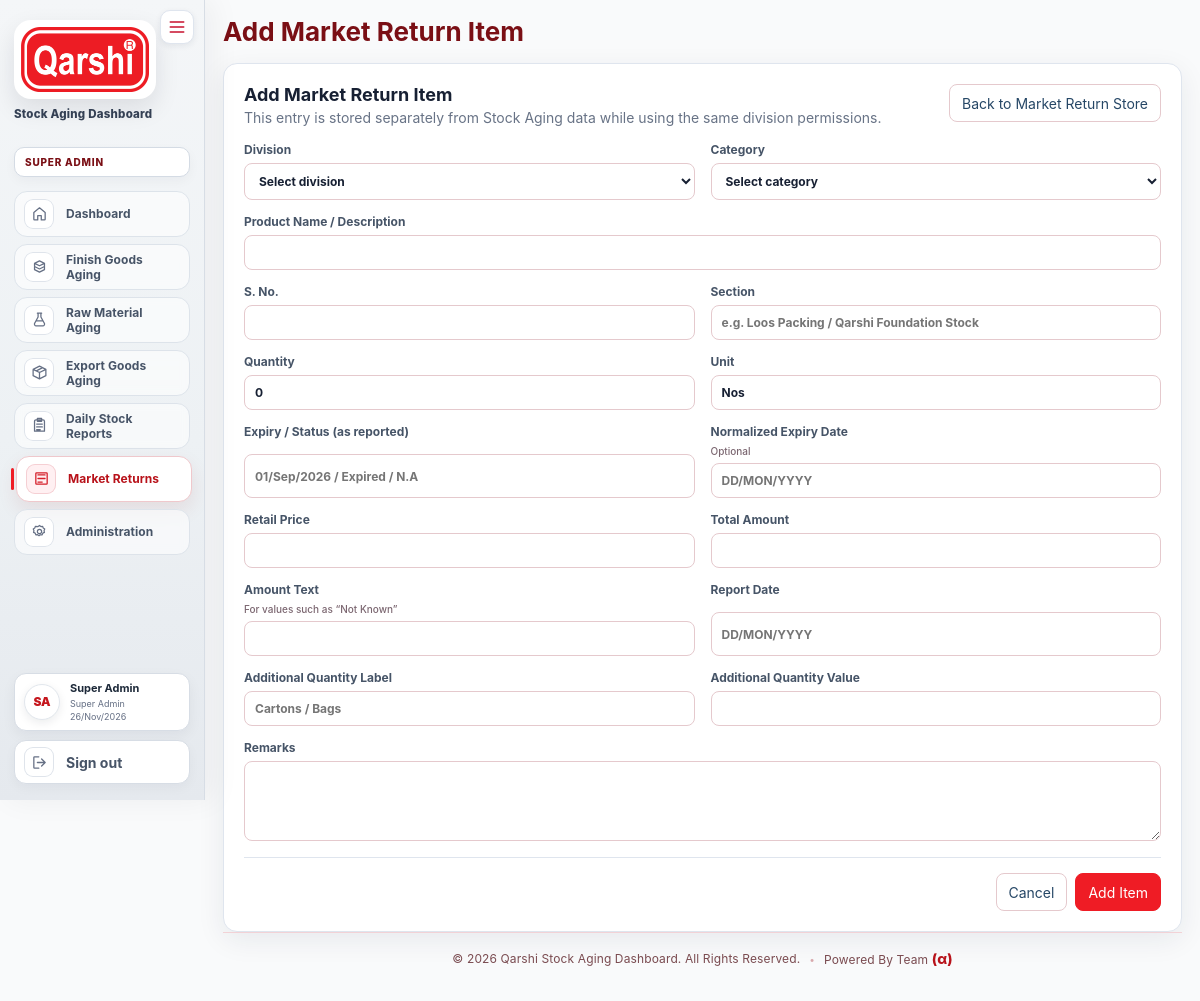
The app's page /market-return/create (signed in) with its own data.
### tables this page shows
CREATE TABLE users (
    id INT UNSIGNED AUTO_INCREMENT PRIMARY KEY,
    division_id INT UNSIGNED NULL,
    name VARCHAR(120) NOT NULL,
    email VARCHAR(190) NOT NULL UNIQUE,
    password_hash VARCHAR(255) NOT NULL,
    role ENUM('super_admin','store_manager','division_admin','user') NOT NULL DEFAULT 'user',
    can_add TINYINT(1) NOT NULL DEFAULT 1,
    can_edit TINYINT(1) NOT NULL DEFAULT 1,
    can_delete TINYINT(1) NOT NULL DEFAULT 1,
    avatar_path VARCHAR(255) NULL,
    is_active TINYINT(1) NOT NULL DEFAULT 1,
    created_at TIMESTAMP DEFAULT CURRENT_TIMESTAMP,
    CONSTRAINT fk_users_division FOREIGN KEY (division_id) REFERENCES divisions(id) ON UPDATE CASCADE ON DELETE RESTRICT,
    INDEX idx_users_division (division_id),
    INDEX idx_users_role (role)
);

### app/Views/market_return/form.php (the view, shortened to what the rows shown need)
<?php
$isEdit = !empty($item);
?>
<div class="card market-return-form-card">
    <div class="card-head">
        <div>
            <h2><?= $isEdit ? 'Edit Market Return Item' : 'Add Market Return Item' ?></h2>
        </div>
    </div>
</div>

### app/Views/layouts/header.php (shortened to what the rows shown need)
<?php $me = auth_user(); $appName = app_config('app')['name'] ?? 'Stock Aging Dashboard'; ?>
<!doctype html>
<html lang="en">
<head>
<link rel="stylesheet" href="<?= e(url('/assets/css/app.css')) ?>">
</head>
<body>
<?php if ($me): ?>
<?php
$nameParts = preg_split('/\s+/', trim((string)$me['name'])) ?: [];
$avatarInitials = '';
foreach (array_slice($nameParts, 0, 2) as $part) {
    if ($part !== '') $avatarInitials .= strtoupper(substr($part, 0, 1));
}
$requestPath = parse_url($_SERVER['REQUEST_URI'] ?? '/', PHP_URL_PATH) ?: '/';
$normalizePath = static function (string $path): string {
    $path = rtrim($path, '/');
    return $path === '' ? '/' : $path;
};
$requestPath = $normalizePath($requestPath);
$dashboardPath = $normalizePath(url('/'));
$isDashboardActive = $requestPath === $dashboardPath;
$isStocksActive = str_starts_with($requestPath, $normalizePath(url('/stocks')));
$isDailyReportsActive = str_starts_with($requestPath, $normalizePath(url('/daily-stock-reports')));
$isAdminHome = $requestPath === $normalizePath(url('/admin'));
$isAdminChild = ($me['role'] ?? '') === 'super_admin' && (
    str_starts_with($requestPath, $normalizePath(url('/users')))
    || str_starts_with($requestPath, $normalizePath(url('/divisions')))
    || str_starts_with($requestPath, $normalizePath(url('/grade-criteria')))
    || str_starts_with($requestPath, $normalizePath(url('/logs')))
    || str_starts_with($requestPath, $normalizePath(url('/market-return/mapping')))
    || str_starts_with($requestPath, $normalizePath(url('/admin/email-notifications')))
    || str_starts_with($requestPath, $normalizePath(url('/admin/sap-integration')))
);
$isAdminActive = $isAdminHome || $isAdminChild;
$isMarketReturnActive = str_starts_with($requestPath, $normalizePath(url('/market-return'))) && !$isAdminChild;
?>
<div class="app-shell">
    <aside class="sidebar" id="app-sidebar">
        <button type="button" class="sidebar-toggle" id="sidebarToggle" aria-controls="app-sidebar" aria-expanded="true" aria-label="Collapse menu" title="Collapse menu">
            <svg viewBox="0 0 24 24" fill="none" aria-hidden="true"><path d="M4 6h16M4 12h16M4 18h16" stroke="currentColor" stroke-width="2" stroke-linecap="round"/></svg>
        </button>
        <div class="brand-block">
            <img class="brand-logo" src="<?= e(url('/assets/img/qarshi-logo.png')) ?>" alt="Qarshi logo">
            <div class="brand-text single-line">
                <span>Stock Aging Dashboard</span>
            </div>
        </div>
        <?php
        $sidebarDivisionLabel = $me['role'] === 'super_admin'
            ? 'SUPER ADMIN'
            : (($me['role'] ?? '') === 'store_manager'
                ? 'STORE MANAGER'
                : ((($me['role'] ?? '') === 'user' && empty($me['division_id']))
                    ? 'ALL DIVISIONS'
                    : ($me['division_code'] ?? 'DIVISION')));
        ?>
        <div class="division-chip"><?= e($sidebarDivisionLabel) ?></div>
        <nav>
            <a class="nav-link<?= $isDashboardActive ? ' active' : '' ?>" title="Dashboard" href="<?= e(url('/')) ?>"<?= $isDashboardActive ? ' aria-current="page"' : '' ?>>
                <span class="nav-icon" aria-hidden="true"><svg viewBox="0 0 24 24" fill="none"><path d="M4 10.5 12 4l8 6.5V20a1 1 0 0 1-1 1h-4.5v-6h-5v6H5a1 1 0 0 1-1-1v-9.5Z" stroke="currentColor" stroke-width="1.8" stroke-linecap="round" stroke-linejoin="round"/></svg></span>
                <span class="nav-label">Dashboard</span>
            </a>
            <a class="nav-link<?= $isStocksActive ? ' active' : '' ?>" title="Finish Goods Aging" href="<?= e(url('/stocks')) ?>"<?= $isStocksActive ? ' aria-current="page"' : '' ?>>
                <span class="nav-icon" aria-hidden="true"><svg viewBox="0 0 24 24" fill="none"><path d="M5 7.5 12 4l7 3.5-7 3.5-7-3.5Zm0 0V16.5L12 20l7-3.5V7.5M5 12l7 3.5 7-3.5" stroke="currentColor" stroke-width="1.8" stroke-linecap="round" stroke-linejoin="round"/></svg></span>
                <span class="nav-label">Finish Goods Aging</span>
            </a>
            <?php foreach (\App\Services\AgingModuleRegistry::modules() as $navModuleController): ?>
            <?php $navModule = $navModuleController::MODULE; $navModuleActive = str_starts_with($requestPath, $normalizePath(url($navModule['base']))); ?>
            <a class="nav-link<?= $navModuleActive ? ' active' : '' ?>" title="<?= e($navModule['index_title']) ?>" href="<?= e(url($navModule['base'])) ?>"<?= $navModuleActive ? ' aria-current="page"' : '' ?>>
                <span class="nav-icon" aria-hidden="true"><svg viewBox="0 0 24 24" fill="none"><?= $navModule['icon'] ?? '' ?></svg></span>
                <span class="nav-label"><?= e($navModule['index_title']) ?></span>
            </a>
            <?php endforeach; ?>
            <?php if (in_array(($me['role'] ?? ''), ['super_admin','store_manager','division_admin'], true)): ?>
            <a class="nav-link<?= $isDailyReportsActive ? ' active' : '' ?>" title="Daily Stock Reports" href="<?= e(url('/daily-stock-reports')) ?>"<?= $isDailyReportsActive ? ' aria-current="page"' : '' ?>>
                <span class="nav-icon" aria-hidden="true"><svg viewBox="0 0 24 24" fill="none"><path d="M7 4h10a2 2 0 0 1 2 2v14H5V6a2 2 0 0 1 2-2Zm2-2h6v4H9V2Zm-1 8h8M8 14h8M8 18h5" stroke="currentColor" stroke-width="1.8" stroke-linecap="round" stroke-linejoin="round"/></svg></span>
                <span class="nav-label">Daily Stock Reports</span>
            </a>
            <?php endif; ?>
            <a class="nav-link<?= $isMarketReturnActive ? ' active' : '' ?>" title="Market Returns" href="<?= e(url('/market-return')) ?>"<?= $isMarketReturnActive ? ' aria-current="page"' : '' ?>>
                <span class="nav-icon" aria-hidden="true"><svg viewBox="0 0 24 24" fill="none"><path d="M7 7h10M7 12h10M7 17h6M5 4h14a1 1 0 0 1 1 1v14a1 1 0 0 1-1 1H5a1 1 0 0 1-1-1V5a1 1 0 0 1 1-1Z" stroke="currentColor" stroke-width="1.8" stroke-linecap="round" stroke-linejoin="round"/></svg></span>
                <span class="nav-label">Market Returns</span>
            </a>
            <?php if ($me['role'] === 'super_admin'): ?>
                <a class="nav-link<?= $isAdminActive ? ' active' : '' ?>" title="Administration" href="<?= e(url('/admin')) ?>"<?= $isAdminActive ? ' aria-current="page"' : '' ?>>
                    <span class="nav-icon" aria-hidden="true"><svg viewBox="0 0 24 24" fill="none"><path d="M12 3.5 14 5l2.5-.2.8 2.4 2.1 1.4-1 2.3.6 2.4-2.3 1-.9 2.4-2.5-.3-2 1.6-2-1.6-2.5.3-.9-2.4-2.3-1 .6-2.4-1-2.3 2.1-1.4.8-2.4L10 5l2-1.5Zm0 5.5a3 3 0 1 0 0 6 3 3 0 0 0 0-6Z" stroke="currentColor" stroke-width="1.7" stroke-linecap="round" stroke-linejoin="round"/></svg></span>
                    <span class="nav-label">Administration</span>
                </a>
            <?php endif; ?>
        </nav>
        <div class="sidebar-account-zone">
            <div class="sidebar-user-profile" title="<?= e($me['name']) ?>">
                <div class="sidebar-user-avatar">
                    <?php if (!empty($me['avatar_path'])): ?>
                        <img src="<?= e(url($me['avatar_path'])) ?>" alt="<?= e($me['name']) ?> profile picture">
                    <?php else: ?>
                        <span><?= e($avatarInitials) ?></span>
                    <?php endif; ?>
                </div>
                <div class="sidebar-user-copy">
                    <strong><?= e($me['name']) ?></strong>
                    <small><?= e(($me['role'] ?? '') === 'user'
                        ? (empty($me['division_id']) ? 'Read-only User · All Divisions' : 'Read-only User')
                        : ucwords(str_replace('_',' ', (string)$me['role'])) ) ?></small>
                    <span><?= e(date('d/M/Y')) ?></span>
                </div>
            </div>
            <form class="logout" method="post" action="<?= e(url('/logout')) ?>">
                <button type="submit" class="link-button" title="Sign out"><span class="nav-icon" aria-hidden="true"><svg viewBox="0 0 24 24" fill="none"><path d="M15 17l5-5-5-5M20 12H9M11 20H5a1 1 0 0 1-1-1V5a1 1 0 0 1 1-1h6" stroke="currentColor" stroke-width="1.8" stroke-linecap="round" stroke-linejoin="round"/></svg></span><span class="nav-label">Sign out</span></button>
            </form>
        </div>
    </aside>
    <main class="main <?= (($title ?? '') === 'Dashboard') ? 'dashboard-main' : '' ?>">
        <?php if (($title ?? '') !== 'Dashboard'): ?>
        <header class="topbar">
            <div>
                <div class="page-title-row">
                    <h1><?= e($title ?? '') ?></h1>
                </div>
            </div>
        </header>
        <?php endif; ?>
<?php else: ?>
<div class="guest-shell">
    <?php if ($m = flash('error')): ?><div class="flash error login-flash"><?= e($m) ?></div><?php endif; ?>
<?php endif; ?>

### records on screen
users: role "SUPER ADMIN", name "Super Admin", role "Super Admin"

### other values on screen
$navModule['index_title'] "Raw Material Aging"
$navModule['index_title'] "Export Goods Aging"
$avatarInitials "SA"
$title "Add Market Return Item"
